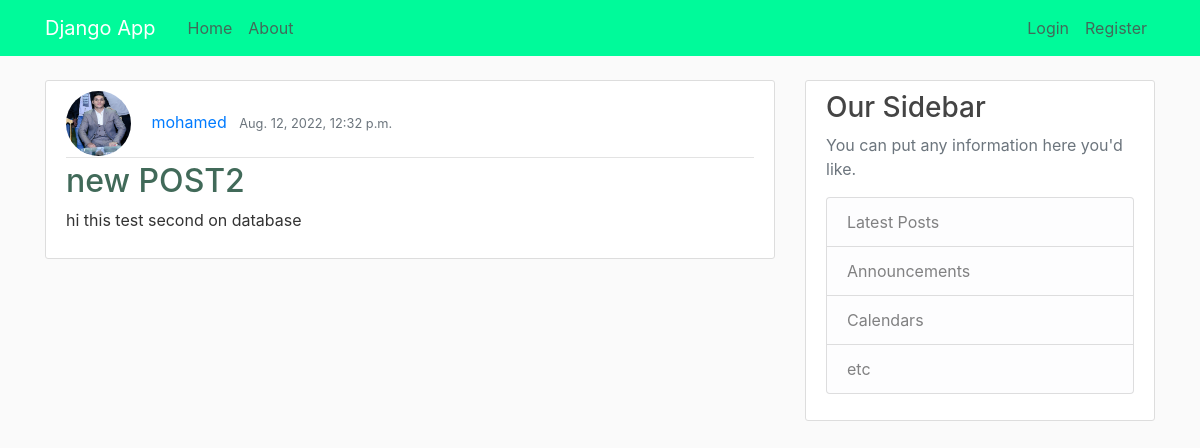
The app's page /post/2/ with its own data.
### app1/models.py (models this page shows, shortened)
class Post(models.Model):
    title=models.CharField(max_length=100)
    content=models.TextField()
    date=models.DateTimeField(default=timezone.now)
    auther=models.ForeignKey(User,on_delete=models.CASCADE)

### userapp/models.py (models this page shows, shortened)
class profile(models.Model):
    user= models.OneToOneField(User,on_delete=models.CASCADE)
    image=models.ImageField(default='defualt.jpg',upload_to='profile_pics')

### app1/views.py (the view)
# urls.py: path('post/<int:pk>/', postDetailtView.as_view(),name='post_detail'),
class postDetailtView(DeleteView):
    model = Post
    template_name = "app/post.html"

### app1/templates/app/post.html (shortened to what this page needs)
{% extends 'app/base.html'%}
{% block content%}
        <article class="media content-section">
             <div class="media-body">
             <div class="article-metadata">
                 <img class="rounded-circle article-img "  src="{{ object.auther.profile.image.url }}">
                   <a class="mr-2" href="{% url 'profile'%}">{{ object.auther }}</a>
                 <small class="text-muted">{{ object.date}}</small>
                </div>
                 <h2 class="article-title" >{{ object.title }}</a></h2>
                 <p class="article-content">{{ object.content }}</p>
            </div>
        </article>
{%endblock content%}

### app1/static/app/main.css (style rules this page uses)
body { background: #fafafa; color: #333333; margin-top: 5rem; }
h1, h2, h3, h4, h5, h6 { color: #444444; }
.content-section { background: #ffffff; padding: 10px 20px; border: 1px solid #dddddd; border-radius: 3px; margin-bottom: 20px; }
.article-title { color: #416a59 ; }
.article-content { white-space: pre-line; }
.article-img { height: 65px; width: 65px; margin-right: 16px; }
.article-metadata { padding-bottom: 1px; margin-bottom: 4px; border-bottom: 1px solid #e3e3e3 }

### records on screen
Post: auther.profile.image (picture), auther "mohamed", date "Aug. 12, 2022, 12:32 p.m.", title "new POST2", content "hi this test second on database"
